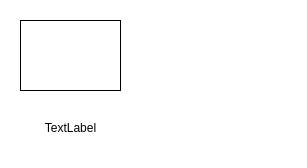
<?xml version="1.0" encoding="UTF-8"?>
<ui version="4.0">
 <class>CAN_NODE</class>
 <widget class="QWidget" name="CAN_NODE">
  <property name="geometry">
   <rect>
    <x>0</x>
    <y>0</y>
    <width>307</width>
    <height>168</height>
   </rect>
  </property>
  <property name="windowTitle">
   <string>Form</string>
  </property>
  <property name="styleSheet">
   <string notr="true">background-color: transparent;</string>
  </property>
  <widget class="QLabel" name="description">
   <property name="geometry">
    <rect>
     <x>20</x>
     <y>120</y>
     <width>101</width>
     <height>16</height>
    </rect>
   </property>
   <property name="styleSheet">
    <string notr="true">background-color: transparent;</string>
   </property>
   <property name="text">
    <string>TextLabel</string>
   </property>
   <property name="alignment">
    <set>Qt::AlignmentFlag::AlignCenter</set>
   </property>
  </widget>
  <widget class="QLabel" name="content">
   <property name="geometry">
    <rect>
     <x>20</x>
     <y>20</y>
     <width>101</width>
     <height>71</height>
    </rect>
   </property>
   <property name="styleSheet">
    <string notr="true">border: 1px solid black</string>
   </property>
   <property name="text">
    <string/>
   </property>
   <property name="scaledContents">
    <bool>true</bool>
   </property>
  </widget>
  <widget class="QLabel" name="frameHistory">
   <property name="geometry">
    <rect>
     <x>170</x>
     <y>10</y>
     <width>131</width>
     <height>141</height>
    </rect>
   </property>
   <property name="styleSheet">
    <string notr="true">background-color: transparent;</string>
   </property>
   <property name="text">
    <string/>
   </property>
   <property name="alignment">
    <set>Qt::AlignmentFlag::AlignCenter</set>
   </property>
  </widget>
 </widget>
 <resources/>
 <connections/>
</ui>
